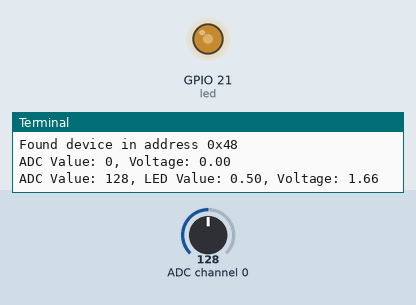
Bench run of a program on a simulated Raspberry Pi (BCM pin numbers). Parts: output pins drawn as LEDs (lit = HIGH), the last lines printed to the terminal. The test bench sets the inputs (shaded band); at power-on: ADC channel 0 = 128 (analog values on the 0–255 scale).

Above: at 1.2 s.
1.3 s: ADC channel 0 set to 178
At 2.5 s:
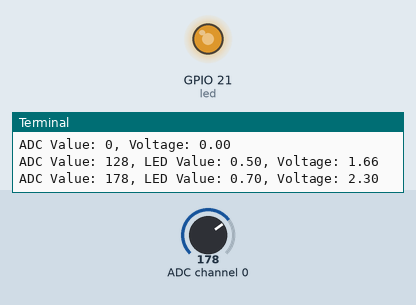
2.8 s: ADC channel 0 set to 224
At 3.8 s:
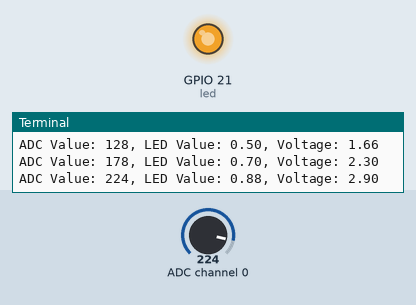
4.3 s: ADC channel 0 set to 30
At 5.0 s:
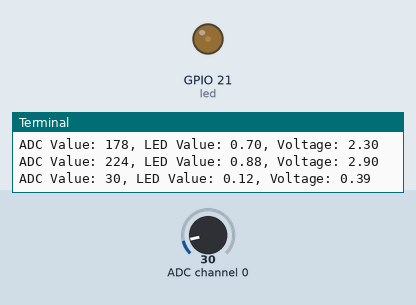
5.8 s: ADC channel 0 set to 0
At 6.1 s:
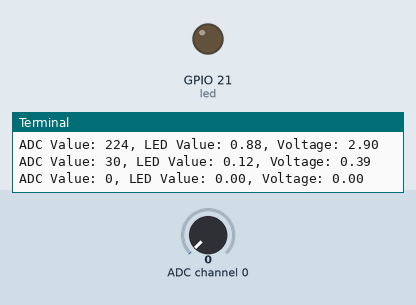
Timing chart, 0 to 8.3 s (numbered marks = the images above; inputs shaded):
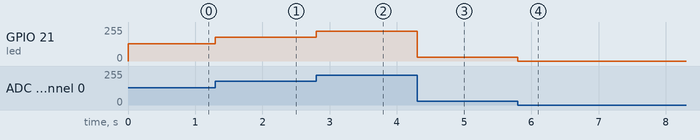

The program:

Softlight.py
```python
from ADCDevice import *
from gpiozero import PWMLED
from time import sleep

adc = ADCDevice() # Define an ADCDevice class object
led = PWMLED(21)

def setup():
    global adc


    if (adc.detectI2C(0x48)): #Detect the pcf8591
        adc = PCF8591()
    elif (adc.detectI2C(0x4b)): #Detect the ads7830
        adc = ADS7830()
    else:
        print("No correct I2C address found, \n"
        "Please use command ' i2cdetect -y 1 to check the I2C address!\n"
        "Program Exit\n")
        exit(-1)

def loop():
    currentValue = 0
    currentVoltage = 0.0

    led.value = currentValue # Mapping to PWM duty Cycle
    print("ADC Value: %d, Voltage: %.2f" % (currentValue, currentVoltage))

    while True:
        value = adc.analogRead(0) # Read the ADC value of channel 0
        voltage = value / 255.0 * 3.3 # Calculate the voltage value
        if (currentValue != value or currentVoltage != voltage):
            currentValue = value
            currentVoltage = voltage
            ledValue = ((currentValue*100)/255)/100 # Mapping to PWM duty Cycle
            led.value = ledValue
            print("ADC Value: %d, LED Value: %.2f, Voltage: %.2f" % (currentValue, ledValue, currentVoltage))

            sleep(0.03)

def destroy():
    adc.close()

if __name__ == "__main__": # Program entrance
    print("Program is starting...")
    try:
        setup()
        loop()
    except KeyboardInterrupt: # Press ctrl-c to end the program.
        destroy()
```

Measured:
- after the input at 1.3 s, GPIO 21 (led): 128/255 → 178/255 at once
- after the input at 2.8 s, GPIO 21 (led): 178/255 → 224/255 at once
- after the input at 4.3 s, GPIO 21 (led): 224/255 → 30/255 at once
- after the input at 5.8 s, GPIO 21 (led): 30/255 → 0/255 at once
